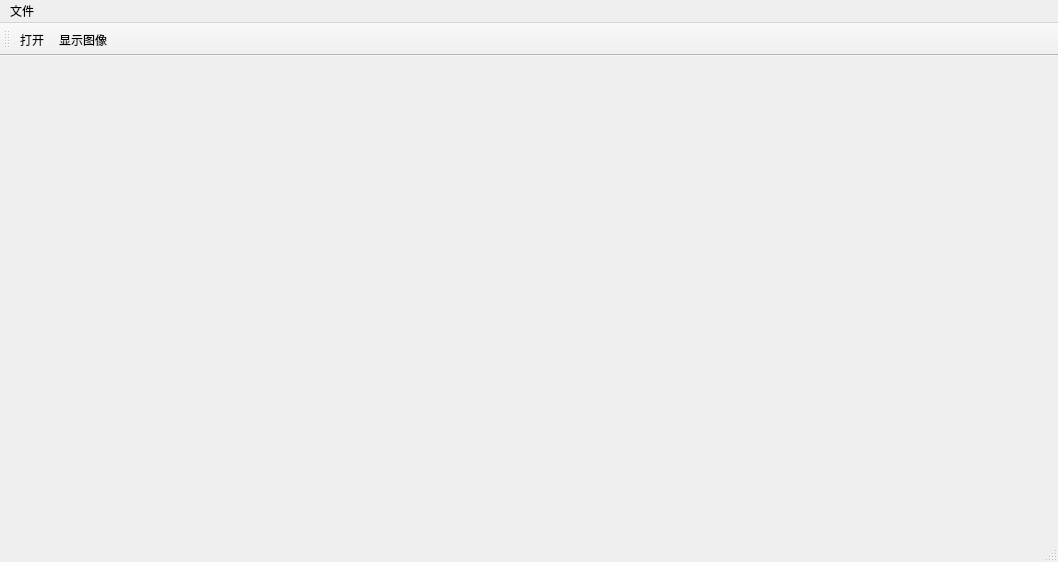
<?xml version="1.0" encoding="UTF-8"?>
<ui version="4.0">
 <class>MainWindow</class>
 <widget class="QMainWindow" name="MainWindow">
  <property name="geometry">
   <rect>
    <x>0</x>
    <y>0</y>
    <width>1058</width>
    <height>562</height>
   </rect>
  </property>
  <property name="windowTitle">
   <string>MainWindow</string>
  </property>
  <widget class="QWidget" name="centralWidget"/>
  <widget class="QMenuBar" name="menuBar">
   <property name="geometry">
    <rect>
     <x>0</x>
     <y>0</y>
     <width>1058</width>
     <height>26</height>
    </rect>
   </property>
   <widget class="QMenu" name="menu">
    <property name="title">
     <string>文件</string>
    </property>
    <addaction name="ac_openfile"/>
   </widget>
   <addaction name="menu"/>
  </widget>
  <widget class="QToolBar" name="mainToolBar">
   <attribute name="toolBarArea">
    <enum>TopToolBarArea</enum>
   </attribute>
   <attribute name="toolBarBreak">
    <bool>false</bool>
   </attribute>
   <addaction name="ac_openfile"/>
   <addaction name="ac_showimage"/>
  </widget>
  <widget class="QStatusBar" name="statusBar"/>
  <action name="ac_openfile">
   <property name="icon">
    <iconset resource="resources.qrc">
     <normaloff>:/icons/icons/openfile.png</normaloff>:/icons/icons/openfile.png</iconset>
   </property>
   <property name="text">
    <string>打开</string>
   </property>
  </action>
  <action name="ac_showimage">
   <property name="icon">
    <iconset resource="resources.qrc">
     <normaloff>:/icons/icons/showimage.png</normaloff>:/icons/icons/showimage.png</iconset>
   </property>
   <property name="text">
    <string>显示图像</string>
   </property>
  </action>
 </widget>
 <layoutdefault spacing="6" margin="11"/>
 <resources>
  <include location="resources.qrc"/>
 </resources>
 <connections/>
</ui>
